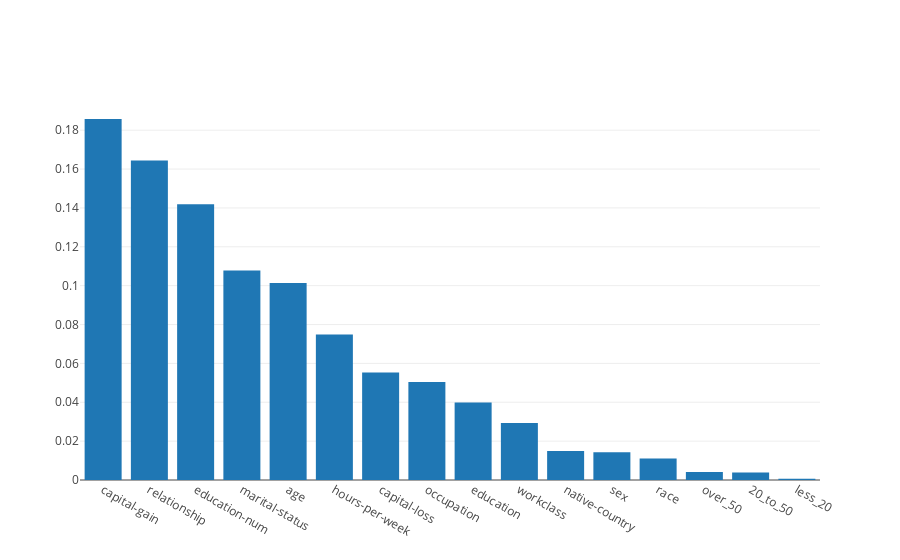

Notebook code for this chart:
### Code cell
imps = plot_imps(clf,X)

### Figure 1 — Plotly figure (JSON) as saved in the notebook; plotly's stock layout.template omitted (floating-point values rounded to 4 significant figures)
{"data": [{"type": "bar", "uid": "2217a407-e50e-4166-992f-a077d5164787", "x": ["capital-gain", "relationship", "education-num", "marital-status", "age", "hours-per-week", "capital-loss", "occupation", "education", "workclass", "native-country", "sex", "race", "over_50", "20_to_50", "less_20"], "y": [0.1858, 0.1644, 0.1419, 0.1078, 0.1014, 0.07486, 0.05526, 0.05047, 0.03993, 0.02929, 0.01499, 0.01427, 0.0111, 0.004072, 0.003851, 0.0006705]}], "layout": {}}
